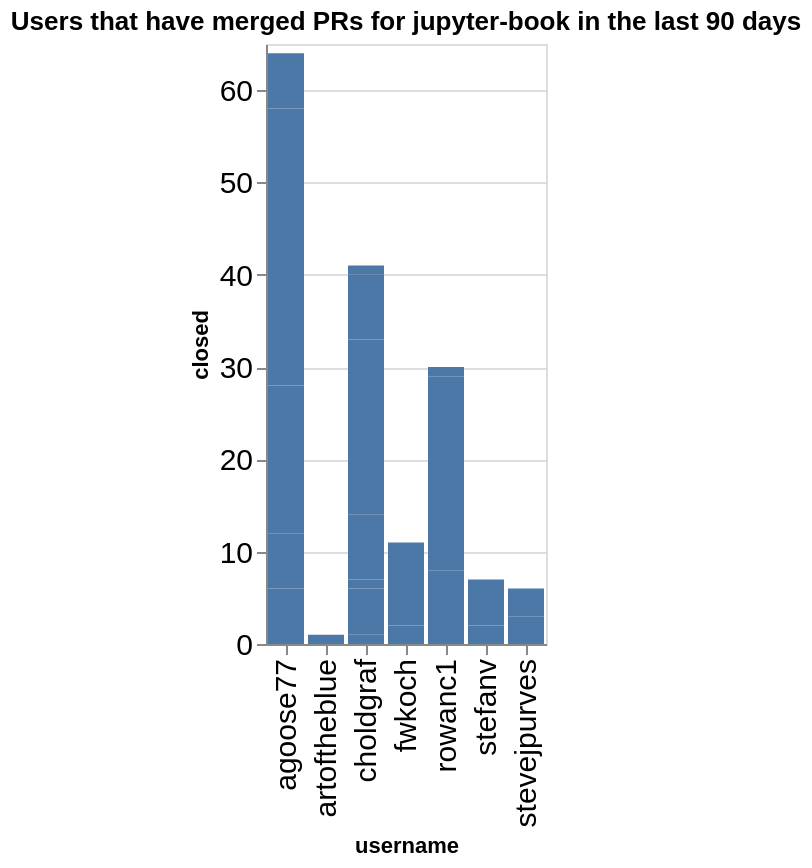

The code cell stored with this chart in its notebook:
### Code cell
charts = []
title = f"Users that have merged PRs for {github_org} in the last {n_days} days"
ch = alt.Chart(data=closed_by_repo.replace(np.nan, 0), title=title).mark_bar().encode(
    x='username',
    y='closed',
)
ch

### Figure 1 — Vega-Lite specification as saved in the notebook (floating-point values rounded to 4 significant figures)
{"config": {"axisLeft": {"labelFontSize": 15}, "axisBottom": {"labelFontSize": 15}}, "data": {"name": "data-f9506eb37de9950b1ecb8d0dcb6167cd"}, "mark": {"type": "bar"}, "encoding": {"x": {"field": "username", "type": "nominal"}, "y": {"field": "closed", "type": "quantitative"}}, "title": "Users that have merged PRs for jupyter-book in the last 90 days", "$schema": "https://vega.github.io/schema/vega-lite/v5.20.1.json", "datasets": {"data-f9506eb37de9950b1ecb8d0dcb6167cd": [{"name": "blog", "username": "agoose77", "closed": 4}, {"name": "example-landing-pages", "username": "agoose77", "closed": 2}, {"name": "example-landing-pages", "username": "choldgraf", "closed": 1}, {"name": "example-outputs", "username": "stevejpurves", "closed": 3}, {"name": "jupyter-book", "username": "agoose77", "closed": 6}, {"name": "jupyter-book", "username": "choldgraf", "closed": 5}, {"name": "myst-spec", "username": "choldgraf", "closed": 1}, {"name": "myst-theme", "username": "agoose77", "closed": 16}, {"name": "myst-theme", "username": "choldgraf", "closed": 7}, {"name": "myst-theme", "username": "fwkoch", "closed": 2}, {"name": "myst-theme", "username": "rowanc1", "closed": 8}, {"name": "myst-theme", "username": "stefanv", "closed": 2}, {"name": "myst-theme", "username": "stevejpurves", "closed": 3}, {"name": "mystmd", "username": "agoose77", "closed": 30}, {"name": "mystmd", "username": "artoftheblue", "closed": 1}, {"name": "mystmd", "username": "choldgraf", "closed": 19}, {"name": "mystmd", "username": "fwkoch", "closed": 9}, {"name": "mystmd", "username": "rowanc1", "closed": 21}, {"name": "mystmd", "username": "stefanv", "closed": 5}, {"name": "mystmd.org", "username": "agoose77", "closed": 3}, {"name": "mystmd.org", "username": "choldgraf", "closed": 2}, {"name": "mystmd.org", "username": "rowanc1", "closed": 1}, {"name": "team-compass", "username": "agoose77", "closed": 3}, {"name": "team-compass", "username": "choldgraf", "closed": 5}, {"name": "thebe", "username": "choldgraf", "closed": 1}]}}
